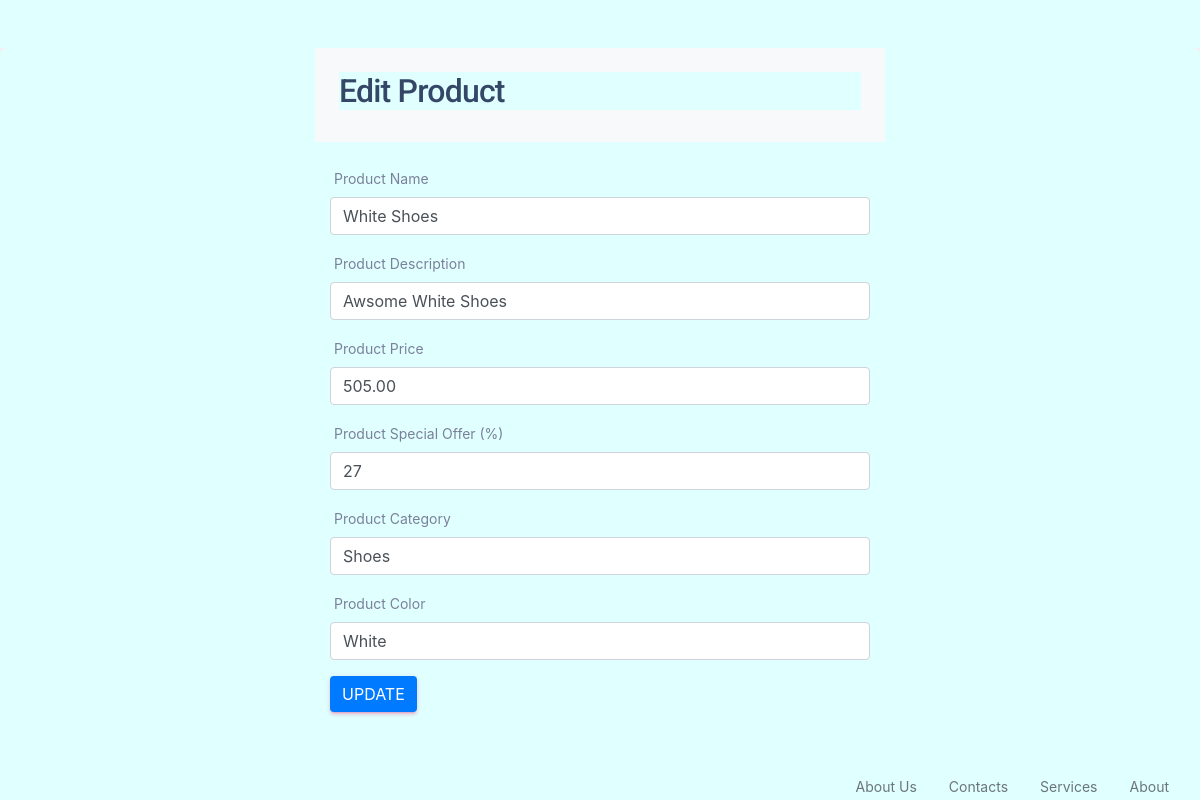
The app's page /admin/edit_product.php?product_id=1 with its own data.
### tables this page shows
CREATE TABLE `products` (
  `product_id` int(11) NOT NULL,
  `product_name` varchar(100) NOT NULL,
  `product_category` varchar(108) NOT NULL,
  `product_description` varchar(255) NOT NULL,
  `product_image` varchar(255) NOT NULL,
  `product_image2` varchar(255) DEFAULT NULL,
  `product_image3` varchar(255) DEFAULT NULL,
  `product_image4` varchar(255) DEFAULT NULL,
  `product_price` decimal(6,2) NOT NULL,
  `product_special_offer` int(2) DEFAULT NULL,
  `product_color` varchar(108) DEFAULT NULL
);

CREATE TABLE `categories` (
  `cat_id` int(11) NOT NULL,
  `cat_name` varchar(150) DEFAULT NULL,
  `cat_status` int(1) NOT NULL DEFAULT 1
);

CREATE TABLE `colors` (
  `col_id` int(11) NOT NULL,
  `col_name` varchar(150) DEFAULT NULL,
  `col_status` int(1) NOT NULL DEFAULT 1
);

### admin/edit_product.php (the view, shortened to what this page needs)
<?php
include "./includes/header.php";
include "../server/connection.php";
$products = [];
if (isset($_GET['product_id'])) {
    $product_id = $_GET['product_id'];
    $stmt = $conn->prepare("SELECT * FROM products WHERE product_id=?");
    $stmt->bind_param('i', $product_id);
    $stmt->execute();
    $result = $stmt->get_result();
    if ($result->num_rows > 0) {
        $products = $result->fetch_assoc();
    } else {
        header('Location: products.php');
        exit;
    }
    $stmt3 = $conn->prepare("SELECT * FROM `categories` WHERE `cat_status` = '1'");
    $stmt3->execute();
    $categories = $stmt3->get_result();
    $stmt4 = $conn->prepare("SELECT * FROM `colors` WHERE `col_status` = '1'");
    $stmt4->execute();
    $colors = $stmt4->get_result();
} else {
    header('Location: product.php');
    exit;
}
?>
<link href="https://maxcdn.bootstrapcdn.com/bootstrap/4.5.2/css/bootstrap.min.css" rel="stylesheet">
<main class="main-content position-relative max-height-vh-100 h-100 border-radius-lg">
    <div class="container mt-5">
        <div class="row justify-content-center">
            <div class="col-md-6 bg-light p-4">
                <h2>Edit Product</h2>
            </div>
        </div>
    </div>
    <div class="container">
        <div class="row mt-3 justify-content-center">
            <div class="col-md-6">
                <form method="post" action="edit_product.php">
                    <div class="form-group mt-2">
                        <label for="product_name">Product Name</label>
                        <input type="text" class="form-control" id="product_name" name="product_name"
                            value="<?=isset($products['product_name']) ? $products['product_name'] : ''?>" required>
                    </div>
                    <div class="form-group">
                        <label for="product_description">Product Description</label>
                        <input type="text" class="form-control" id="product_description" name="product_description"
                            value="<?=isset($products['product_description']) ? $products['product_description'] : ''?>"
                            required>
                    </div>
                    <div class="form-group">
                        <label for="product_price">Product Price</label>
                        <input type="number" class="form-control" id="product_price" name="product_price"
                            value="<?=isset($products['product_price']) ? $products['product_price'] : ''?>" required>
                    </div>
                    <div class="form-group">
                        <label for="product_special_offer">Product Special Offer (%)</label>
                        <input type="number" class="form-control" id="product_special_offer"
                            name="product_special_offer"
                            value="<?=isset($products['product_special_offer']) ? $products['product_special_offer'] : ''?>"
                            required>
                    </div>
                    <div class="form-group">
                        <label for="product_category">Product Category</label>
                        <select class="form-control" id="product_category" name="product_category" required>
                            <?php foreach ($categories as $row) {?>
                            <option value="<?=$row['cat_name']?>"
                                <?=isset($products['product_category']) && $products['product_category'] == $row['cat_name'] ? 'selected' : ''?>>
                                <?=ucwords($row['cat_name'])?>
                            </option>
                            <?php }?>
                        </select>
                    </div>
                    <div class="form-group">
                        <label for="product_color">Product Color</label>
                        <select class="form-control" id="product_color" name="product_color" required>
                            <?php foreach ($colors as $row) {?>
                            <option value="<?=$row['col_name']?>"
                                <?=isset($products['product_color']) && $products['product_color'] == $row['col_name'] ? 'selected' : ''?>>
                                <?=ucwords($row['col_name'])?>
                            </option>
                            <?php }?>
                        </select>
                    </div>
                    <button type="submit" class="btn btn-primary" name="update_product"
                        onclick="return confirm('Are you sure you want to update this product?')">Update</button>
                </form>
            </div>
        </div>
    </div>
    <?php include "./includes/footer.php";?>

### admin/edit_product.php (style rules this page uses)
* { background-color: lightcyan; }

### records on screen
products: product_name "White Shoes", product_description "Awsome White Shoes", product_price "505.00", product_special_offer "27", product_category "Shoes", product_color "White"
